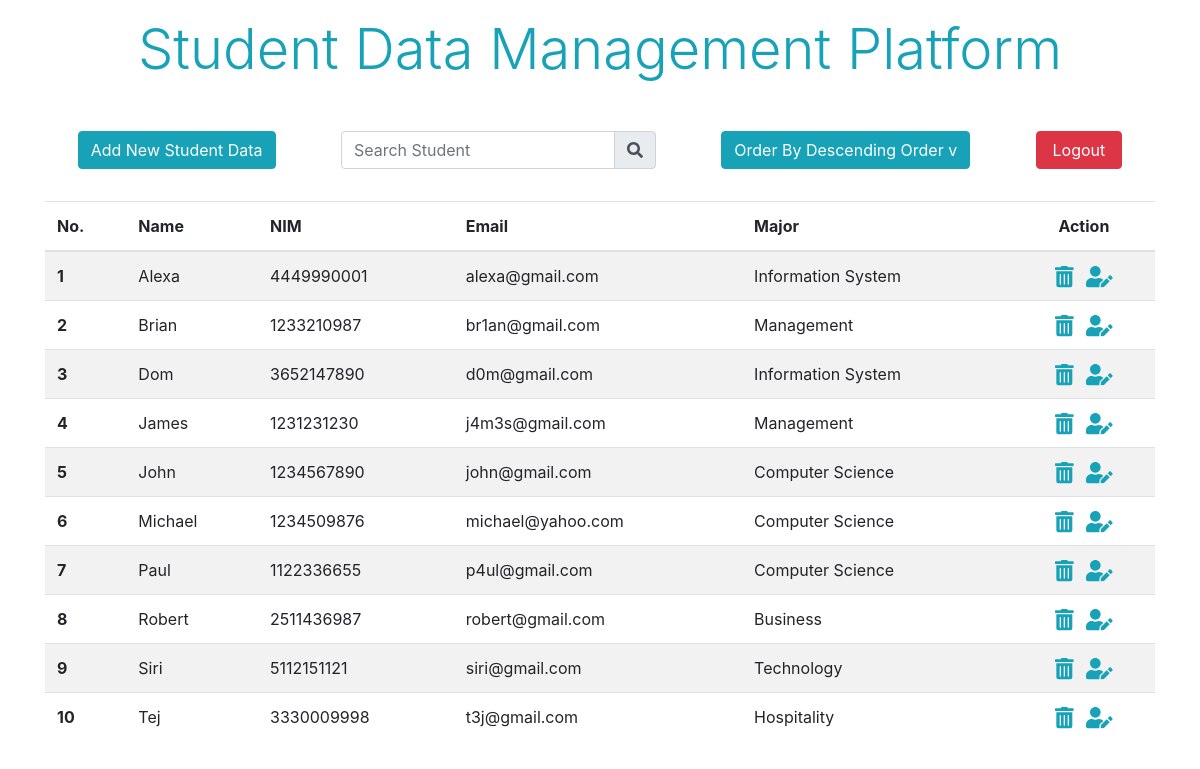
/php/dashboard.php (signed in), run on the app's committed database.
### tables this page shows
CREATE TABLE `student` (
  `id` int(11) NOT NULL,
  `name` varchar(100) NOT NULL,
  `NIM` varchar(100) NOT NULL,
  `email` varchar(100) NOT NULL,
  `major` varchar(100) NOT NULL
);

### php/functions.php (called while the page is built, shortened)
<?php
$conn = mysqli_connect('localhost', 'root', '', 'student-database');
$result = mysqli_query($conn, "SELECT * FROM student");
function query($query) {
  global $conn;
  $result = mysqli_query($conn, $query);
  $rows = [];
  while($row = mysqli_fetch_assoc($result)) {
    $rows[] = $row;
  }
  return $rows;
}
?>

### php/dashboard.php (the view, shortened to what this page needs)
<?php
require 'functions.php';
$data = query("SELECT * FROM student ORDER BY name");
$ascending = true;
$descending = false;
?>
<!doctype html>
<html lang="en">
  <head>
    <link rel="stylesheet" href="../css/bootstrap.min.css">
    <link rel="stylesheet" href="../css/all.css">
  </head>
  <body class="container">
    <div class="display-4 text-info text-center mt-3 mb-3">Student Data Management Platform</div>
    <div class="feature d-flex justify-content-around mt-5 mb-3">
      <button type="button" class="btn btn-info mb-3" data-toggle="modal" data-target="#addDataModal">
        Add New Student Data
      </button>
      <form action="" method="POST">
        <div class="input-group">
          <input type="text" name="keyword" id="keyword" class="form-control" placeholder="Search Student" autocomplete="off">
          <div class="input-group-append">
            <button type="submit" name="search" class="input-group-text" style="cursor:pointer"><i class="fas fa-search"></i></button>
          </div>
        </div>
      </form>
      <form action="" method="POST">
        <?php if($ascending == false) : ?>
          <button type="submit" name="ascending" class="btn btn-info">Order By Ascending Order ^</button>
        <?php elseif($descending == false) : ?>
          <button type="submit" name="descending" class="btn btn-info">Order By Descending Order v</button>
        <?php endif; ?>
      </form>
      <form action="" method="POST">
        <button type="submit" name="logout" class="btn btn-danger pl-3 pr-3">Logout</button>
      </form>
    </div>
    <div id="live-search">
      <table class="table table-striped mb-5">
        <thead>
          <tr>
            <th scope="col">No.</th>
            <th scope="col">Name</th>
            <th scope="col">NIM</th>
            <th scope="col">Email</th>
            <th scope="col">Major</th>
            <th scope="col" class="text-center">Action</th>
          </tr>
        </thead>
        <tbody>
          <?php $no = 1; foreach($data as $info) : ?>
            <tr>
              <th scope="row"><?= $no ?></th>
              <td><?= $info['name'] ?></td>
              <td><?= $info['NIM'] ?></td>
              <td><?= $info['email'] ?></td>
              <td><?= $info['major'] ?></td>
              <td class="text-center">
                <a href="functions.php?id= <?= $info['id']; ?>&task=delete-data" onclick="return confirm('Delete Student Data?')"><i class="fa-lg fas fa-trash-alt ml-1 mr-1 text-info"></i></a>
                <a href="dashboard.php?id= <?= $info['id']; ?>&task=edit-data"><i class="fa-lg fas fa-user-edit ml-1 mr-1 text-info"></i></a>
              </td>
            </tr>
            <?php $no++; ?>
          <?php endforeach ?>
        </tbody>
      </table>
    </div>
  </body>
</html>

### css/all.css (style rules this page uses)
.fa-lg { font-size: 1.33333em; line-height: 0.75em; vertical-align: -.0667em; }
.fa-search:before { content: "\f002"; }
.fa-trash-alt:before { content: "\f2ed"; }
.fa-user-edit:before { content: "\f4ff"; }

### data on the page
student: name "Alexa", NIM "4449990001", email "alexa@gmail.com", major "Information System"
student: name "Brian", NIM "1233210987", email "br1an@gmail.com", major "Management"
student: name "Dom", NIM "3652147890", email "d0m@gmail.com", major "Information System"
student: name "James", NIM "1231231230", email "j4m3s@gmail.com", major "Management"
student: name "John", NIM "1234567890", email "john@gmail.com", major "Computer Science"
student: name "Michael", NIM "1234509876", email "michael@yahoo.com", major "Computer Science"
student: name "Paul", NIM "1122336655", email "p4ul@gmail.com", major "Computer Science"
student: name "Robert", NIM "2511436987", email "robert@gmail.com", major "Business"
student: name "Siri", NIM "5112151121", email "siri@gmail.com", major "Technology"
student: name "Tej", NIM "3330009998", email "t3j@gmail.com", major "Hospitality"
